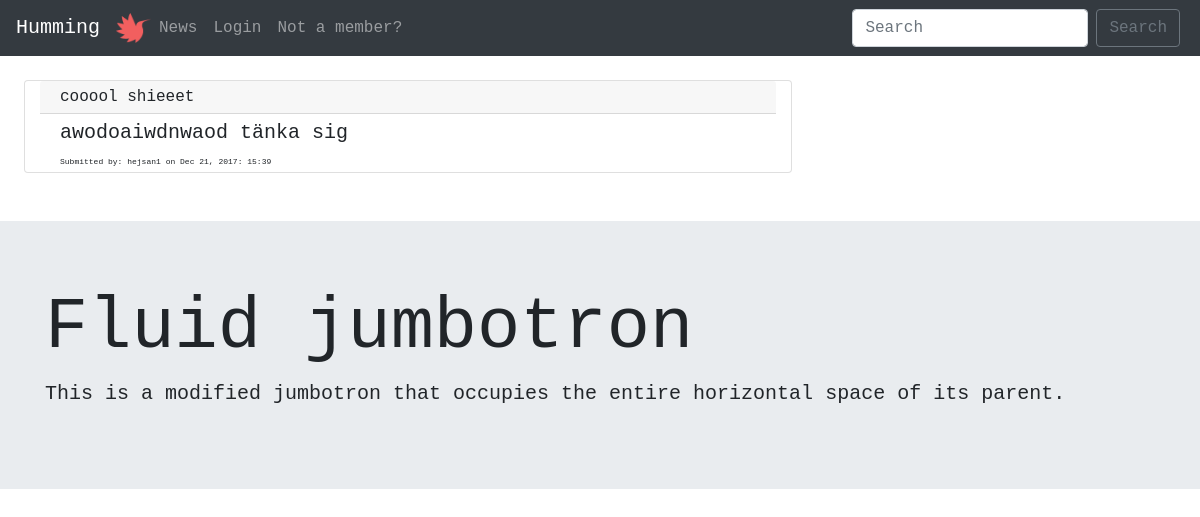
/commentsform.php?id=13, run on an earlier commit of the app's database.
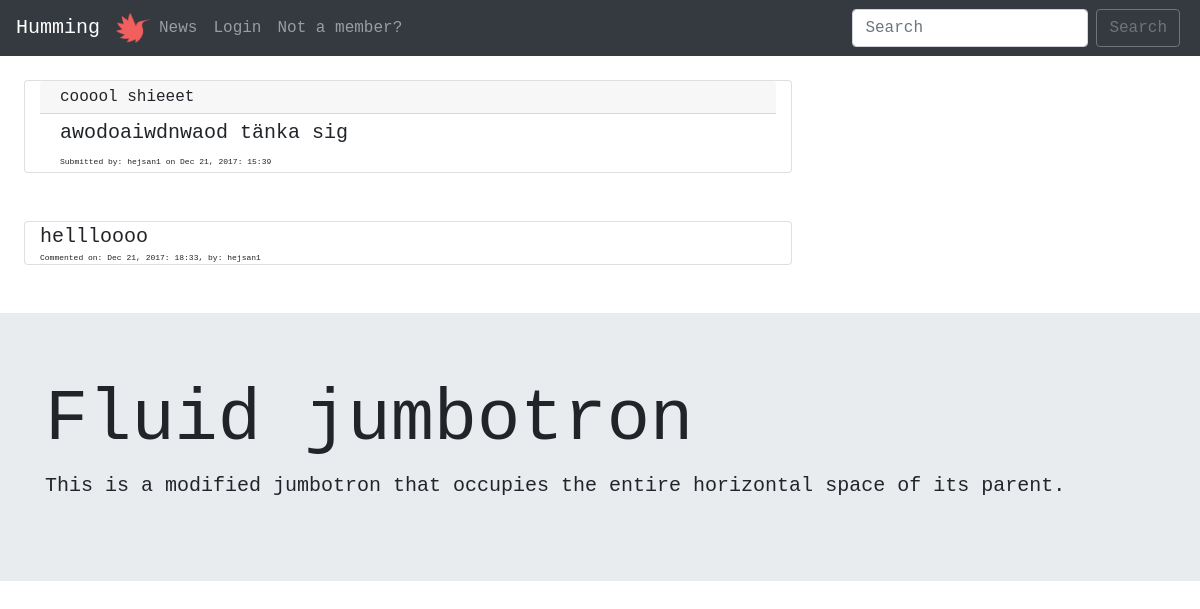
And on a later commit of the database.
### tables this page shows
CREATE TABLE "comments" (
	`commentID`	INTEGER UNIQUE,
	`comment`	TEXT NOT NULL,
	`postID`	INTEGER,
	`userID`	INTEGER,
	`commentDate`	TEXT,
	PRIMARY KEY(`commentID`)
);

CREATE TABLE "users" (
	`userID`	INTEGER PRIMARY KEY AUTOINCREMENT,
	`username`	VARCHAR NOT NULL UNIQUE,
	`email`	VARCHAR NOT NULL UNIQUE,
	`password`	VARCHAR NOT NULL,
	`bio`	VARCHAR,
	`picture`	VARCHAR
);

### php/functions.php (called while the page is built, shortened)
<?php
function postComments($pdo, $postID) {
  $postID = $_GET['id'];
  $postComments = "SELECT posts.title, posts.url, posts.postdate, posts.description, posts.postID, users.username
                   FROM posts
                   LEFT JOIN users
                   ON posts.userID=users.userID
                   WHERE postID = '$postID'" ;
  $statement = $pdo->prepare($postComments);
  $statement->execute();
  $resultpostComment = $statement->fetchAll(PDO::FETCH_ASSOC);
  return $resultpostComment;
 }
 function allComments($pdo) {
   $postID = $_GET['id'];
   $allComments = "SELECT commentID, comment, commentDate, username
                   FROM comments
                   INNER JOIN users
                   ON comments.userID=users.userID
                   WHERE postID = :postID ";
   $statement = $pdo->prepare($allComments);
   $statement->bindParam(':postID', $postID, PDO::PARAM_INT);
   $statement->execute();
   $resultallComments = $statement->fetchAll(PDO::FETCH_ASSOC);
   return $resultallComments;
 }

### commentsform.php (the view, shortened to what this page needs)
<?php
require __DIR__.'/viewings/header.php';
?>
<div class="m-4 ">
<?php $postComments = postComments($pdo, $_GET['id']) ?>
<?php foreach($postComments as $postComment): ?>
<div class="card col-sm-8 mt-2 mb-5">
      <div class="card-header pt-1 pb-1">
        <?php echo $postComment['title'];?>
      </div>
      <div class="card-body pt-1 pb-1">
      <blockquote class="blockquote mb-0">
      <p class="mb-0">
        <?php echo $postComment['description']  ?>
      </p>
      <p class="mb-0 smallfont">
        Submitted by: <?php echo $postComment['username'].' on '.$postComment['postdate'] ?>
      </p>
    </blockquote>
  </div>
</div>
<?php endforeach; ?>
<?php $allComments = allComments($pdo) ?>
<?php foreach ($allComments as $comment):?>
  <div class="card col-sm-8 mt-2">
  <blockquote class="blockquote mb-0">
    <p class="mb-0"><?php echo $comment['comment']; ?></p>
    <p class="mb-0 smallfont"> Commented on: <?php echo $comment['commentDate']?>, by: <?php echo $comment['username']; ?></p>
  </blockquote>
</div>
<?php endforeach; ?>
</div>
<?php require __DIR__.'/viewings/footer.php'; ?>

### viewings/header.php (shortened to what this page needs)
<!DOCTYPE html>
<html lang="en">
<head>
  <link rel="stylesheet" href="../style/main.css">
  <link rel="stylesheet" href="https://maxcdn.bootstrapcdn.com/bootstrap/4.0.0-beta.2/css/bootstrap.min.css">
</head>
<body>
  <?php require __DIR__.'/navigation.php'; ?>

### viewings/navigation.php (shortened to what this page needs)
<nav class="navbar navbar-expand-lg navbar-dark bg-dark">
  <a class="navbar-brand" href="/index.php">Humming</a>
  <img src="../images/hummingLogo.png" width="35" height="30" class="d-inline-block align-top" alt="">
  <div class="collapse navbar-collapse" id="navbarSupportedContent">
    <ul class="navbar-nav ml-auto w-100 justify-content-start">
      <li class="nav-item">
        <a class="nav-link" href="/news.php">News<span class="sr-only">(current)</span></a>
      </li>
    <?php if (!isset($_SESSION['users'])):?>
      <li class="nav-item">
        <a href="../loginform.php" class="nav-link">Login</a>
      </li>
    <?php endif; ?>
    <?php if (!isset($_SESSION['users'])):?>
      <li class="nav-item pull-right">
        <a class="nav-link" href="/registerform.php">Not a member?</a>
      </li>
    <?php endif; ?>
  </ul>
    <ul class="nav navbar-nav ml-auto w-100 mr-1 justify-content-end">
  <form class="form-inline my-2 my-lg-0">
    <input class="form-control mr-sm-2" type="search" placeholder="Search" aria-label="Search">
    <button class="btn btn-outline-secondary my-2 my-sm-0" type="submit">Search</button>
  </form>
</ul>
</div>
</nav>

### viewings/footer.php (shortened to what this page needs)
<div class="jumbotron jumbotron-fluid mt-5 mb-0">
  <div class="container">
    <h1 class="display-3">Fluid jumbotron</h1>
    <p class="lead">This is a modified jumbotron that occupies the entire horizontal space of its parent.</p>
  </div>
</div>
</body>
</html>

### style/main.css (style rules this page uses)
* { font-family: monospace; }
.smallfont { font-size: 8px; }

What changed in the data, as far as the page shows it:
added comments: comment "hellloooo", commentDate "Dec 21, 2017: 18:33", userID.username "hejsan1"
